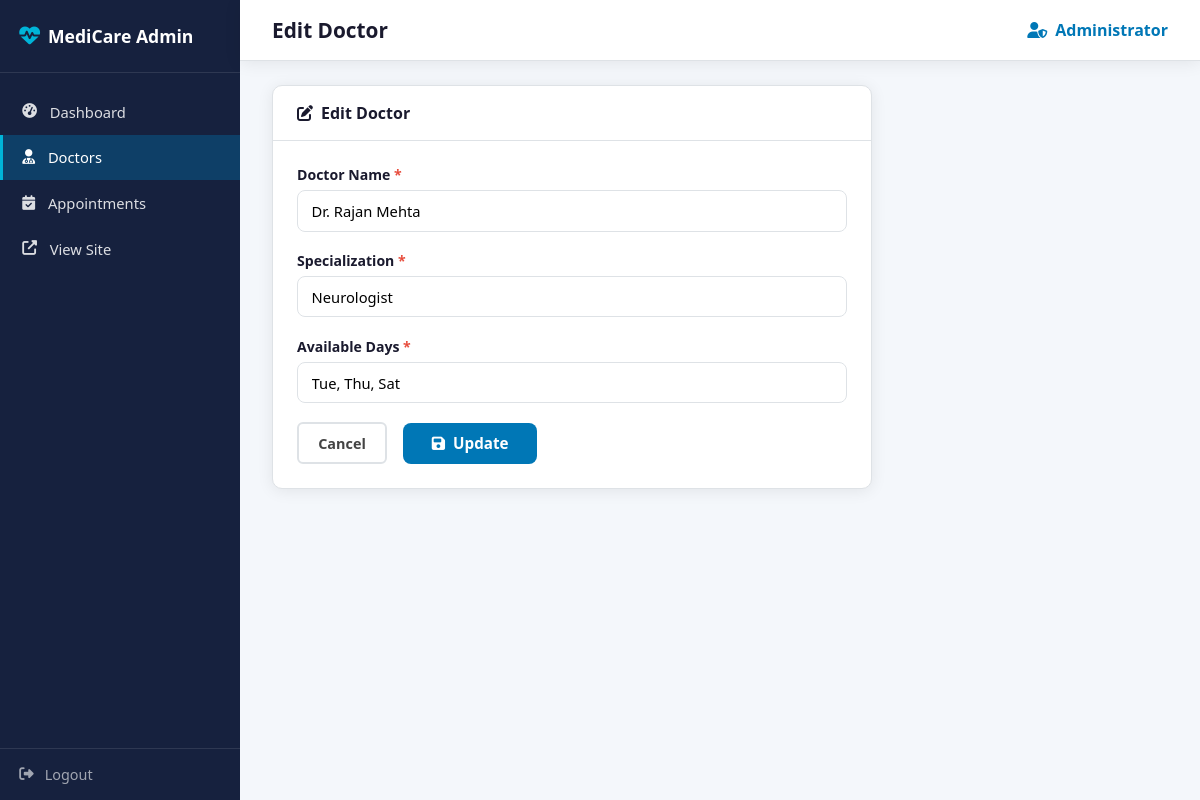
The app's page /admin/doctors/edit/2 (signed in) with its own data.
### tables this page shows
CREATE TABLE doctors (
            id               INTEGER PRIMARY KEY AUTOINCREMENT,
            name             TEXT NOT NULL,
            specialization   TEXT NOT NULL,
            available_days   TEXT NOT NULL
        );

### app.py (the view, shortened to what this page needs)
@app.route('/admin/doctors/edit/<int:doc_id>', methods=['GET', 'POST'])
@login_required
def admin_edit_doctor(doc_id):
    db = get_db()
    doctor = db.execute('SELECT * FROM doctors WHERE id=?', (doc_id,)).fetchone()
    if not doctor:
        flash('Doctor not found.', 'error')
        return redirect(url_for('admin_doctors'))
    return render_template('admin/doctor_form.html', doctor=doctor)

### app.py (called while the page is built)
def login_required(f):
    @wraps(f)
    def decorated(*args, **kwargs):
        if 'admin_logged_in' not in session:
            return redirect(url_for('admin_login'))
        return f(*args, **kwargs)
    return decorated

### database.py (called while the page is built)
def get_db():
    db = sqlite3.connect(DATABASE)
    db.row_factory = sqlite3.Row
    return db

### templates/admin/doctor_form.html (shortened to what this page needs)
{% extends 'admin/base.html' %}
{% block page_title %}{{ 'Edit' if doctor else 'Add' }} Doctor{% endblock %}
{% block content %}
<div class="admin-card" style="max-width:600px">
  <div class="card-header">
    <h3><i class="fas fa-{{ 'edit' if doctor else 'user-plus' }}"></i>
      {{ 'Edit Doctor' if doctor else 'Add New Doctor' }}</h3>
  </div>
  <form method="POST" style="padding:1.5rem">
    <div class="form-group">
      <label>Doctor Name <span>*</span></label>
      <input type="text" name="name" placeholder="Dr. Full Name"
             value="{{ doctor['name'] if doctor else '' }}" required/>
    </div>
    <div class="form-group">
      <label>Specialization <span>*</span></label>
      <input type="text" name="specialization" placeholder="e.g. Cardiologist"
             value="{{ doctor['specialization'] if doctor else '' }}" required/>
    </div>
    <div class="form-group">
      <label>Available Days <span>*</span></label>
      <input type="text" name="available_days" placeholder="e.g. Mon, Wed, Fri"
             value="{{ doctor['available_days'] if doctor else '' }}" required/>
    </div>
    <div class="form-actions">
      <a href="{{ url_for('admin_doctors') }}" class="btn-outline-sm">Cancel</a>
      <button type="submit" class="btn-submit">
        <i class="fas fa-save"></i> {{ 'Update' if doctor else 'Add Doctor' }}
      </button>
    </div>
  </form>
</div>
{% endblock %}

### static/css/admin.css (style rules this page uses)
*, *::before, *::after { box-sizing: border-box; margin: 0; padding: 0; }
:root { --primary: #0077b6; --primary-d: #005f92; --dark: #1a1a2e; --sidebar: #16213e; --text: #444; --light: #f4f7fb; --white: #ffffff; --border: #dee2e6; --radius: 10px; --shadow: 0 2px 16px rgba(0,0,0,.08); }
body { font-family: 'Segoe UI', system-ui, sans-serif; color: var(--text); }
a { text-decoration: none; color: inherit; }
.admin-body { background: var(--light); }
.admin-card { background: #fff; border-radius: var(--radius); border: 1px solid var(--border); box-shadow: var(--shadow); overflow: hidden; margin-bottom: 1.5rem; }
.card-header { padding: 1rem 1.5rem; border-bottom: 1px solid var(--border); display: flex; justify-content: space-between; align-items: center; }
.card-header h3 { font-size: 1rem; font-weight: 700; color: var(--dark); display: flex; align-items: center; gap: .5rem; }
.btn-outline-sm { border: 2px solid var(--border); color: var(--text); padding: .6rem 1.2rem; border-radius: 6px; font-size: .9rem; font-weight: 600; transition: all .2s; display: inline-block; }
.form-group { display: flex; flex-direction: column; gap: .4rem; margin-bottom: 1.2rem; }
.form-group label { font-weight: 600; font-size: .88rem; color: var(--dark); }
.form-group label span { color: #e74c3c; }
.form-group input, .form-group select, .form-group textarea { border: 1.5px solid var(--border); border-radius: 8px; padding: .6rem .85rem; font-size: .92rem; outline: none; transition: border-color .2s; font-family: inherit; }
.form-actions { display: flex; gap: 1rem; align-items: center; margin-top: .5rem; }
.btn-submit { background: var(--primary); color: #fff; border: none; padding: .65rem 1.8rem; border-radius: 8px; font-size: .95rem; font-weight: 600; cursor: pointer; display: inline-flex; align-items: center; gap: .5rem; transition: background .2s; font-family: inherit; }

### records on screen
doctors: name "Dr. Rajan Mehta", specialization "Neurologist", available_days "Tue, Thu, Sat"

### other values on screen
{{ 'Edit' if doctor else 'Add' }} "Edit"
{{ 'Edit Doctor' if doctor else 'Add New Doctor' }} "Edit Doctor"
{{ 'Update' if doctor else 'Add Doctor' }} "Update"
